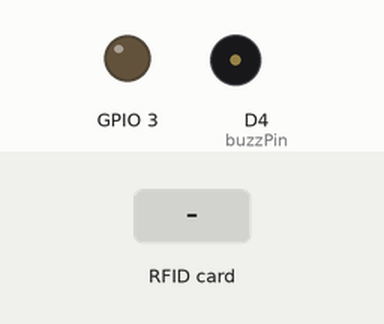
A sketch run on a simulated ESP8266 (NodeMCU). Parts: output pins drawn as LEDs (lit = HIGH), buzzer (waves = sounding, pin HIGH). Inputs (shaded band) come from the test bench. WiFi joins after 1.5 s; servers stay silent unless stated; uploads are accepted with an empty reply; what the sketch prints to the serial monitor is not drawn.

Above: at 2.8 s.
2.9 s: RFID card 12 34 56 78 held to the reader
At 3.74 s:
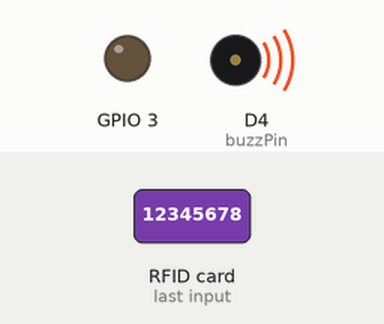
5.3 s: RFID card 5E 7A 19 C4 held to the reader
At 5.7 s:
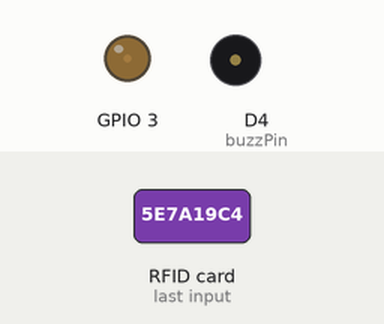
Timing chart, 0 to 8.3 s (numbered marks = the images above; inputs shaded):
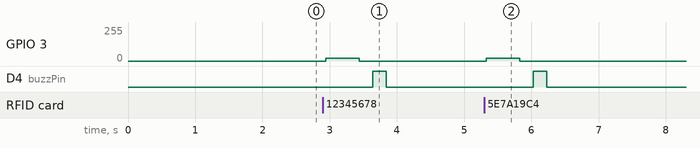

Measured:
- after the input at 2.9 s, GPIO 3: 0/255 → 20/255 at once, → 0/255 0.50 s later; D4 (buzzPin): LOW → HIGH after 0.74 s, → LOW 0.20 s later
- after the input at 5.3 s, GPIO 3: 0/255 → 20/255 at once, → 0/255 0.50 s later; D4 (buzzPin): LOW → HIGH after 0.73 s, → LOW 0.20 s later

The sketch:

esp8266_signin.ino
```cpp
#include <ESP8266WiFi.h>
#include <Arduino.h>
#include <ArduinoJson.h>
#include <ESP8266HTTPClient.h>
#include <WiFiClient.h>
#include <SPI.h>
#include <RFID.h>

#define SS_PIN D2
#define RST_PIN D1

RFID rfid(SS_PIN, RST_PIN);

String payload;
int status_c;
int serNum0;
int serNum1;
int serNum2;
int serNum3;
int serNum4;

int buzzPin = D4;

const char* ssid     = "NRTECH_TV";
const char* password = "12345678";

const char* host = "202.29.239.19";  //ใส่ IP หรือ Host ของเครื่อง Database ก็ได้

void setup() {
  pinMode(buzzPin,OUTPUT);
  SPI.begin();
  rfid.init();
  Serial.begin(9600);
  delay(10);
  Serial.println();
  Serial.println();
  Serial.print("Connecting to ");
  Serial.println(ssid);

  WiFi.begin(ssid, password);

  while (WiFi.status() != WL_CONNECTED) {
    delay(500);
    Serial.print(".");
  }

  Serial.println("");
  Serial.println("WiFi connected");
  Serial.println("IP address: ");
  Serial.println(WiFi.localIP());

  while (!Serial);
  delay(100);
}

void loop() {
  digitalWrite(buzzPin,LOW);
  delayMicroseconds(50);
  // recive();
  delayMicroseconds(50);
  // Serial.println(status_c);
  if (rfid.isCard()) {
    if (rfid.readCardSerial()) {
      rfid_read();
      send();
      digitalWrite(buzzPin,HIGH);
      delay(200);
      digitalWrite(buzzPin,LOW);
      delay(200);
      digitalWrite(buzzPin,HIGH);
    }
  }

}
void send(){
  // Send an HTTP POST request depending on timerDelay
    //Check WiFi connection statusr
    if(WiFi.status()== WL_CONNECTED){
      WiFiClient client;
      HTTPClient http;
      String serverName = "http://202.29.239.19/signin_rfid/register_stdinfo.php";
      String serverPath = serverName + "?serNum0=" + serNum0 + "&serNum1=" + serNum1 + "&serNum2=" + serNum2 + "&serNum3=" + serNum3 + "&serNum4=" + serNum4;

      // Your Domain name with URL path or IP address with path
      http.begin(client, serverPath.c_str());

      // If you need Node-RED/server authentication, insert user and password below
      //http.setAuthorization("REPLACE_WITH_SERVER_USERNAME", "REPLACE_WITH_SERVER_PASSWORD");

      // Send HTTP GET request
      int httpResponseCode = http.GET();

      // if (httpResponseCode>0) {
      //   Serial.print("HTTP Response code: ");
      //   Serial.println(httpResponseCode);
      //   String payload = http.getString();
      //   Serial.println(payload);
      // }
      // else {
      //   Serial.print("Error code: ");
      //   Serial.println(httpResponseCode);
      // }
      // Free resources
      http.end();
    }
    else {
      Serial.println("WiFi Disconnected");
    }

}
void recive(){
    if(WiFi.status()== WL_CONNECTED){
      WiFiClient client;
      HTTPClient http;
      String serverName = "http://10.251.83.142/signin_rfid/check_rfid.php";
      String serverPath = serverName;

      http.begin(client, serverPath.c_str());

      int httpResponseCode = http.GET();

      if (httpResponseCode>0) {
        Serial.print("HTTP Response code: ");
        Serial.println(httpResponseCode);
        payload = http.getString();
      }
      else {
        Serial.print("Error code: ");
        Serial.println(httpResponseCode);
      }
        DynamicJsonDocument doc(1024);
        deserializeJson(doc, payload);

        String status = doc["status"];
        status_c = status.toInt();

      http.end();
    }
    else {
      Serial.println("WiFi Disconnected");
    }
}
void rfid_read(){

      if (rfid.serNum[0] != serNum0 || rfid.serNum[1] != serNum1 || rfid.serNum[2] != serNum2 || rfid.serNum[3] != serNum3 || rfid.serNum[4] != serNum4) {
        /* With a new cardnumber, show it. */
        Serial.println(" ");
        Serial.println("Card found");
        serNum0 = rfid.serNum[0];
        serNum1 = rfid.serNum[1];
        serNum2 = rfid.serNum[2];
        serNum3 = rfid.serNum[3];
        serNum4 = rfid.serNum[4];

        Serial.println("Cardnumber:");
        Serial.print("Dec: ");
        Serial.print(rfid.serNum[0], DEC);
        Serial.print(", ");
        Serial.print(rfid.serNum[1], DEC);
        Serial.print(", ");
        Serial.print(rfid.serNum[2], DEC);
        Serial.print(", ");
        Serial.print(rfid.serNum[3], DEC);
        Serial.print(", ");
        Serial.print(rfid.serNum[4], DEC);
        Serial.println(" ");

        Serial.print("Hex: ");
        Serial.print(rfid.serNum[0], HEX);
        Serial.print(", ");
        Serial.print(rfid.serNum[1], HEX);
        Serial.print(", ");
        Serial.print(rfid.serNum[2], HEX);
        Serial.print(", ");
        Serial.print(rfid.serNum[3], HEX);
        Serial.print(", ");
        Serial.print(rfid.serNum[4], HEX);
        Serial.println(" ");
        //buzzer
        analogWrite(3, 20);
        delay(500);
        analogWrite(3, 0);
      } else {
        /* If we have the same ID, just write a dot. */
        Serial.print(".");
      }


  rfid.halt();
}
```
